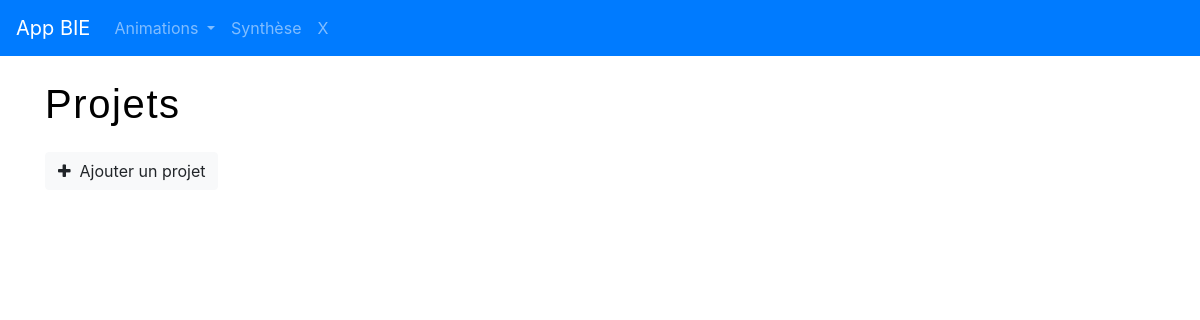
The app's page /view/frontend/projets.php, older data.
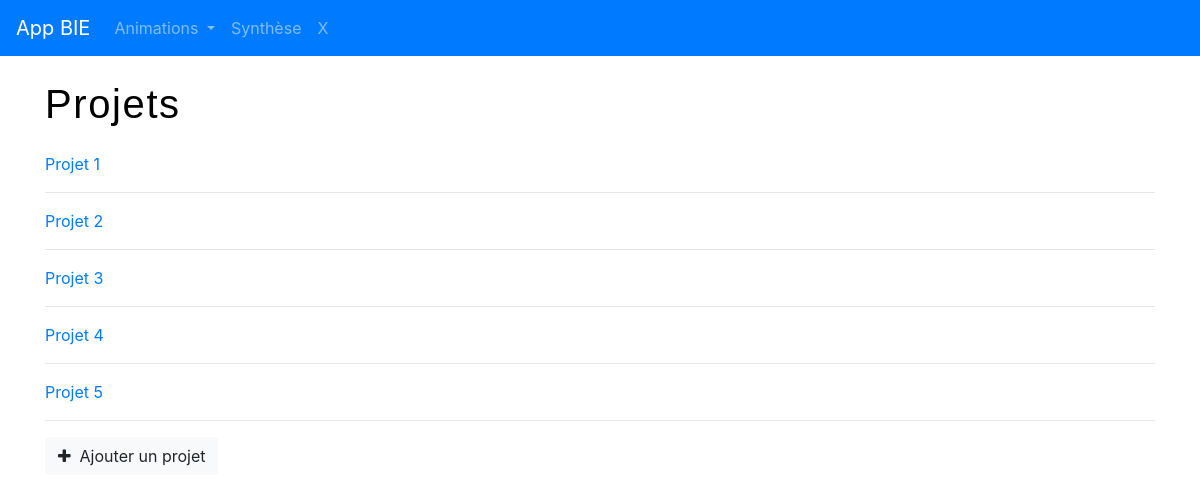
The same page, newer data.
### tables this page shows
CREATE TABLE `projets` (
  `id` int(11) NOT NULL,
  `nom` varchar(50) NOT NULL
);

### Model/Manager.php (called while the page is built, shortened)
<?php
abstract class Manager
{
   public function __construct()
   {
        $this->db = NEW PDO('mysql:host=localhost;dbname=anim_app;charset=utf8',
            'root','root',
            array(PDO::ATTR_ERRMODE => PDO::ERRMODE_EXCEPTION));
   }
}

### Model/ProjetManager.php (called while the page is built, shortened)
<?php
class ProjetManager extends Manager
{
    public function lireTousProjets()
    {
        $sql = "SELECT *
                FROM projets
                ORDER BY nom ASC
                ";
        $req = $this->db->query($sql);
        $arrayProjets = array();
        while ($ligne = $req->fetch()) {
            $arrayProjets[] = new Projet($ligne);
        }
        return $arrayProjets;
    }
}

### Model/Entity.php (called while the page is built, shortened)
<?php
abstract class Entity
{
    protected function hydrate($values)
    {
        foreach ($values as $key => $value) {
            $methodName = 'set' . ucfirst($key);
        }
    }
    protected function verifString($str, $length)
    {
        if (iconv_strlen($str) == 0) {
            return '-';
        } else if (iconv_strlen($str) <= $length) {
            return $str;
        } else {
            return substr($str, 0, $length);
        }
    }
}

### Model/Projet.php (called while the page is built, shortened)
<?php
class Projet  extends Entity
{
    private $id;
    private $nom;
    public function getId()
    {
        return $this->id;
    }
    public function getNom()
    {
        return $this->nom;
    }
    public function setId($id): void
    {
        if (filter_var($id, FILTER_VALIDATE_INT)) {
            $this->id = $id;
            $this->id = $this->verifString($id, 11);
        }
    }
    public function setNom($nom): void
    {
        $this->nom = $this->verifString($nom, 50);
    }
}

### view/frontend/projets.php (the view, shortened to what this page needs)
<?php $title = 'Projets'; ?>
<h1><?= $title ?></h1>
<?php
$projetManager = new ProjetManager();
$projets = $projetManager->lireTousProjets();
if (!isset($_GET['modifier']) && !isset($_GET['ajouter'])  && !isset($_GET['effacer'])) {
    foreach ($projets as $projet) {
        echo "<p>";
        echo '<a href="?projets&modifier=' . $projet->getId() . '">';
        echo $projet->getNom() . ' ';
        echo '</a>';
        echo "</p>";
        echo "<hr/>";
    }
    echo '<p><a class="btn btn-light" role="button" href="/?projets&ajouter"><i class="fa fa-plus"></i>&nbsp;&nbsp;Ajouter un projet</a></p>';
}
?>
<?php
require('view/frontend/template.php');

Row changes from the older to the newer data that the page shows:
added projets: nom "Projet 1"
added projets: nom "Projet 2"
added projets: nom "Projet 3"
added projets: nom "Projet 4"
added projets: nom "Projet 5"
